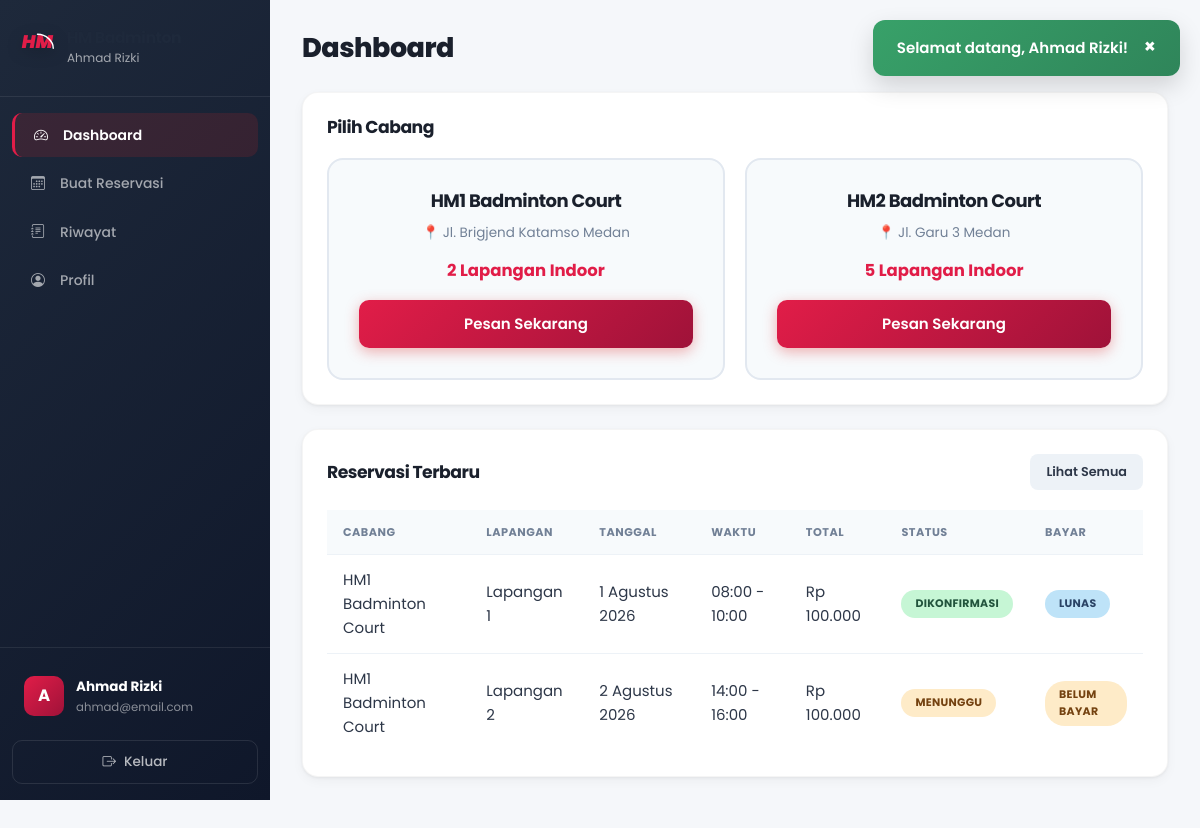
The app's page /pelanggan/dashboard.php (signed in) with its own data.
### tables this page shows
CREATE TABLE IF NOT EXISTS cabang (
    id INT AUTO_INCREMENT PRIMARY KEY,
    nama VARCHAR(100) NOT NULL COMMENT 'Nama cabang',
    alamat VARCHAR(255) NOT NULL COMMENT 'Alamat lengkap cabang',
    jumlah_lapangan INT NOT NULL DEFAULT 0 COMMENT 'Jumlah lapangan di cabang',
    no_telepon VARCHAR(20) DEFAULT NULL COMMENT 'Nomor telepon cabang',
    created_at TIMESTAMP DEFAULT CURRENT_TIMESTAMP,
    
    INDEX idx_nama (nama)
);

CREATE TABLE IF NOT EXISTS reservasi (
    id INT AUTO_INCREMENT PRIMARY KEY,
    user_id INT NOT NULL COMMENT 'ID pelanggan pemesan',
    lapangan_id INT NOT NULL COMMENT 'ID lapangan yang dipesan',
    tanggal DATE NOT NULL COMMENT 'Tanggal main',
    waktu_mulai TIME NOT NULL COMMENT 'Jam mulai bermain',
    waktu_selesai TIME NOT NULL COMMENT 'Jam selesai bermain',
    durasi_jam INT NOT NULL COMMENT 'Lama sewa dalam jam',
    total_harga INT NOT NULL COMMENT 'Total biaya',
    catatan TEXT COMMENT 'Catatan tambahan dari pelanggan',
    status ENUM('pending', 'confirmed', 'cancelled', 'completed') DEFAULT 'pending' 
        COMMENT 'pending=menunggu, confirmed=dikonfirmasi, cancelled=dibatalkan, completed=selesai',
    payment_status ENUM('unpaid', 'dp_paid', 'paid') DEFAULT 'unpaid'
        COMMENT 'Status pembayaran',
    total_dibayar INT DEFAULT 0 COMMENT 'Total yang sudah dibayar',
    created_at TIMESTAMP DEFAULT CURRENT_TIMESTAMP,
    updated_at TIMESTAMP DEFAULT CURRENT_TIMESTAMP ON UPDATE CURRENT_TIMESTAMP,
    
    FOREIGN KEY (user_id) REFERENCES users(id) ON DELETE CASCADE,
    FOREIGN KEY (lapangan_id) REFERENCES lapangan(id) ON DELETE CASCADE,
    
    INDEX idx_tanggal (tanggal),
    INDEX idx_status (status),
    INDEX idx_payment_status (payment_status),
    INDEX idx_user (user_id),
    INDEX idx_lapangan_tanggal (lapangan_id, tanggal)
);

CREATE TABLE IF NOT EXISTS lapangan (
    id INT AUTO_INCREMENT PRIMARY KEY,
    cabang_id INT NOT NULL COMMENT 'ID cabang pemilik lapangan',
    nama VARCHAR(50) NOT NULL COMMENT 'Nama lapangan (Lapangan 1, 2, dst)',
    tipe ENUM('indoor', 'outdoor') DEFAULT 'indoor' COMMENT 'Tipe lapangan',
    status ENUM('tersedia', 'perawatan', 'tidak_aktif') DEFAULT 'tersedia' COMMENT 'Status ketersediaan',
    
    FOREIGN KEY (cabang_id) REFERENCES cabang(id) ON DELETE CASCADE,
    INDEX idx_cabang (cabang_id),
    INDEX idx_status (status)
);

### config/functions.php (called while the page is built, shortened)
<?php
function getCabang() {
    $db = getDB();
    return $db->query("SELECT * FROM cabang ORDER BY id")->fetchAll();
}
function getReservasiByUser($user_id) {
    $db = getDB();
    $stmt = $db->prepare("SELECT r.*, l.nama as lapangan_nama, c.nama as cabang_nama, c.alamat
        FROM reservasi r
        JOIN lapangan l ON r.lapangan_id = l.id
        JOIN cabang c ON l.cabang_id = c.id
        WHERE r.user_id = ?
        ORDER BY r.created_at DESC");
    $stmt->execute([$user_id]);
    return $stmt->fetchAll();
}
function getStatusLabel($status) {
    $labels = [
        'pending' => 'Menunggu',
        'confirmed' => 'Dikonfirmasi',
        'cancelled' => 'Dibatalkan',
        'completed' => 'Selesai'
    ];
    return $labels[$status] ?? ucfirst($status);
}
function getStatusBadgeClass($status) {
    return 'badge-' . $status;
}
function getPaymentStatusLabel($status) {
    $labels = [
        'unpaid' => 'Belum Bayar',
        'dp_paid' => 'DP Dibayar',
        'paid' => 'Lunas'
    ];
    return $labels[$status] ?? ucfirst($status);
}
function getPaymentStatusBadgeClass($status) {
    $classes = [
        'unpaid' => 'badge-pending',
        'dp_paid' => 'badge-confirmed',
        'paid' => 'badge-completed'
    ];
    return $classes[$status] ?? 'badge-pending';
}
function formatRupiah($angka) {
    return 'Rp ' . number_format($angka, 0, ',', '.');
}
function formatTanggal($tanggal) {
    $bulan = ['','Januari','Februari','Maret','April','Mei','Juni','Juli','Agustus','September','Oktober','November','Desember'];
    $t = explode('-', substr($tanggal, 0, 10));
    return (int)$t[2] . ' ' . $bulan[(int)$t[1]] . ' ' . $t[0];
}
?>

### pelanggan/dashboard.php (the view, shortened to what this page needs)
<?php
$cabang = getCabang();
$reservasi = getReservasiByUser($_SESSION['user_id']);
require_once __DIR__ . '/../includes/header.php';
?>
<div class="dashboard-layout">
    <?php require_once __DIR__ . '/../includes/sidebar_pelanggan.php'; ?>
    <main class="main-content">
        <header class="page-header">
            <h1>Dashboard</h1>
            <p class="page-subtitle">Selamat datang, <?php echo htmlspecialchars($_SESSION['nama']); ?>!</p>
        </header>
        <div class="content-section">
            <h2>Pilih Cabang</h2>
            <div class="cabang-grid">
                <?php foreach ($cabang as $c): ?>
                <div class="cabang-card">
                    <h3><?php echo htmlspecialchars($c['nama']); ?></h3>
                    <p class="cabang-alamat">📍 <?php echo htmlspecialchars($c['alamat']); ?></p>
                    <p class="cabang-lapangan"><?php echo (int)$c['jumlah_lapangan']; ?> Lapangan Indoor</p>
                    <a href="<?php echo BASE_URL; ?>pelanggan/reservasi.php?cabang=<?php echo (int)$c['id']; ?>" class="btn btn-primary btn-full">
                        Pesan Sekarang
                    </a>
                </div>
                <?php endforeach; ?>
            </div>
        </div>
        <div class="content-section">
            <div class="section-header">
                <h2>Reservasi Terbaru</h2>
                <a href="<?php echo BASE_URL; ?>pelanggan/riwayat.php" class="btn btn-sm btn-secondary">Lihat Semua</a>
            </div>
            <?php if (empty($reservasi)): ?>
                <div class="empty-state">
                    <span>📋</span>
                    <p>Belum ada reservasi</p>
                    <a href="<?php echo BASE_URL; ?>pelanggan/reservasi.php" class="btn btn-primary">Buat Reservasi</a>
                </div>
            <?php else: ?>
            <div class="table-responsive">
                <table class="data-table">
                    <thead>
                        <tr><th>Cabang</th><th>Lapangan</th><th>Tanggal</th><th>Waktu</th><th>Total</th><th>Status</th><th>Bayar</th></tr>
                    </thead>
                    <tbody>
                        <?php foreach (array_slice($reservasi, 0, 5) as $r): ?>
                        <tr>
                            <td><?php echo htmlspecialchars($r['cabang_nama']); ?></td>
                            <td><?php echo htmlspecialchars($r['lapangan_nama']); ?></td>
                            <td><?php echo htmlspecialchars(formatTanggal($r['tanggal'])); ?></td>
                            <td><?php echo htmlspecialchars(substr($r['waktu_mulai'], 0, 5)); ?> - <?php echo htmlspecialchars(substr($r['waktu_selesai'], 0, 5)); ?></td>
                            <td><?php echo htmlspecialchars(formatRupiah($r['total_harga'])); ?></td>
                            <td><span class="badge <?php echo htmlspecialchars(getStatusBadgeClass($r['status'])); ?>"><?php echo htmlspecialchars(getStatusLabel($r['status'])); ?></span></td>
                            <td><span class="badge <?php echo htmlspecialchars(getPaymentStatusBadgeClass($r['payment_status'])); ?>"><?php echo htmlspecialchars(getPaymentStatusLabel($r['payment_status'])); ?></span></td>
                        </tr>
                        <?php endforeach; ?>
                    </tbody>
                </table>
            </div>
            <?php endif; ?>
        </div>
    </main>
</div>
<?php require_once __DIR__ . '/../includes/footer.php'; ?>

### assets/css/design-system.css (style rules this page uses)
:root { --primary: #E11D48; --primary-dark: #BE123C; --primary-light: #FFE4E6; --primary-50: #FFF1F2; --primary-100: #FFE4E6; --primary-200: #FECDD3; --primary-500: #F43F5E; --primary-600: #E11D48; --primary-700: #BE123C; --primary-800: #9F1239; --primary-900: #881337; --secondary: #0F172A; --secondary-dark: #020617; --secondary-light: #1E293B; --secondary-50: #F8FAFC; --secondary-100: #F1F5F9; --secondary-200: #E2E8F0; --secondary-300: #CBD5E1; --secondary-400: #94A3B8; --secondary-500: #64748B; --secondary-600: #475569; --secondary-700: #334155; --secondary-800: #1E293B; --secondary-900: #0F172A; --accent: #FFB300; --accent-dark: #D97706; --accent-light: #FEF3C7; --success: #16A34A; --success-light: #DCFCE7; --success-dark: #15803D; --warning: #F59E0B; --warning-light: #FEF3C7; --warning-dark: #D97706; --danger: #DC2626; --danger-light: #FEE2E2; --danger-dark: #B91C1C; --info: #2563EB; --info-light: #DBEAFE; --info-dark: #1D4ED8; --bg-body: #F8FAFC; --bg-surface: #FFFFFF; --bg-surface-hover: #F1F5F9; --bg-muted: #F1F5F9; --bg-overlay: rgba(15, 23, 42, 0.6); --text-primary: #1E293B; --text-secondary: #64748B; --text-muted: #94A3B8; --text-inverse: #FFFFFF; --text-link: #DC2626; --border: #E2E8F0; --border-light: #F1F5F9; --border-dark: #CBD5E1; --border-focus: #DC2626; --shadow-xs: 0 1px 2px rgba(0, 0, 0, 0.05); --shadow-sm: 0 1px 3px rgba(0, 0, 0, 0.06), 0 1px 2px rgba(0, 0, 0, 0.04); --shadow-md: 0 4px 6px -1px rgba(0, 0, 0, 0.07), 0 2px 4px -2px rgba(0, 0, 0, 0.05); --shadow-lg: 0 10px 15px -3px rgba(0, 0, 0, 0.08), 0 4px 6px -4px rgba(0, 0, 0, 0.04); --shadow-xl: 0 20px 25px -5px rgba(0, 0, 0, 0.1), 0 8px 10px -6px rgba(0, 0, 0, 0.04); --shadow-2xl: 0 25px 50px -12px rgba(0, 0, 0, 0.2); --shadow-primary: 0 4px 14px rgba(220, 38, 38, 0.35); --shadow-card: 0 1px 3px rgba(0, 0, 0, 0.06), 0 4px 12px rgba(0, 0, 0, 0.04); --radius-sm: 6px; --radius-md: 10px; --radius-lg: 14px; --radius-xl: 20px; --radius-2xl: 24px; --radius-full: 9999px; --space-1: 4px; --space-2: 8px; --space-3: 12px; --space-4: 16px; --space-5: 20px; --space-6: 24px; --space-8: 32px; --space-10: 40px; --space-12: 48px; --space-16: 64px; --space-20: 80px; --font-sans: 'Poppins', 'Inter', 'Nunito Sans', 'Segoe UI', system-ui, -apple-system, sans-serif; --font-mono: 'JetBrains Mono', 'Fira Code', 'Courier New', monospace; --fw-light: 300; --fw-regular: 400; --fw-medium: 500; --fw-semibold: 600; --fw-bold: 700; --fw-extrabold: 800; --fw-black: 900; --fs-caption: 0.75rem; --fs-small: 0.8125rem; --fs-body: 0.9375rem; --fs-body-lg: 1rem; --fs-nav: 0.9rem; --fs-button: 0.9375rem; --fs-h4: 1.125rem; --fs-h3: 1.25rem; --fs-h2: 1.5rem; --fs-h1: 2rem; --fs-display: 2.5rem; --fs-display-lg: 3.5rem; --lh-tight: 1.2; --lh-snug: 1.375; --lh-normal: 1.6; --lh-relaxed: 1.75; --ls-tight: -0.5px; --ls-normal: 0; --ls-wide: 0.5px; --ls-wider: 1px; --transition-fast: 0.15s ease; --transition-base: 0.2s ease; --transition-smooth: 0.3s cubic-bezier(0.4, 0, 0.2, 1); --transition-bounce: 0.4s cubic-bezier(0.16, 1, 0.3, 1); --z-dropdown: 50; --z-sticky: 100; --z-fixed: 200; --z-overlay: 300; --z-modal: 400; --z-popover: 500; --z-toast: 600; --gradient-primary: linear-gradient(135deg, #E11D48 0%, #9F1239 100%); --gradient-secondary: linear-gradient(135deg, #1E293B 0%, #0F172A 100%); --gradient-accent: linear-gradient(135deg, #FFB300 0%, #D97706 100%); --gradient-hero: linear-gradient(135deg, #E11D48 0%, #881337 100%); --gradient-sidebar: linear-gradient(180deg, #1E293B 0%, #0F172A 100%); --gradient-success: linear-gradient(135deg, #10B981, #047857); --gradient-danger: linear-gradient(135deg, #EF4444, #C084FC); }
*, *::before, *::after { box-sizing: border-box; }
html { scroll-behavior: smooth; -webkit-text-size-adjust: 100%; }
body { font-family: var(--font-sans); font-size: var(--fs-body); font-weight: var(--fw-regular); line-height: var(--lh-normal); color: var(--text-primary); background-color: var(--bg-body); -webkit-font-smoothing: antialiased; -moz-osx-font-smoothing: grayscale; }
h1, h2, h3, h4, h5, h6 { font-family: var(--font-sans); font-weight: var(--fw-bold); line-height: var(--lh-tight); letter-spacing: var(--ls-tight); color: var(--text-primary); }
h1, .h1 { font-size: var(--fs-h1); font-weight: var(--fw-extrabold); }
h2, .h2 { font-size: var(--fs-h2); font-weight: var(--fw-bold); }
h3, .h3 { font-size: var(--fs-h3); font-weight: var(--fw-bold); }

### records on screen
cabang: nama "HM1 Badminton Court", alamat "Jl. Brigjend Katamso Medan", jumlah_lapangan "2"
cabang: nama "HM2 Badminton Court", alamat "Jl. Garu 3 Medan", jumlah_lapangan "5"
reservasi: cabang.nama "HM1 Badminton Court", lapangan.nama "Lapangan 1", tanggal "1 Agustus 2026", waktu_mulai "08:00", waktu_selesai "10:00", total_harga "Rp 100.000", status "DIKONFIRMASI", payment_status "LUNAS"
reservasi: cabang.nama "HM1 Badminton Court", lapangan.nama "Lapangan 2", tanggal "2 Agustus 2026", waktu_mulai "14:00", waktu_selesai "16:00", total_harga "Rp 100.000", status "MENUNGGU", payment_status "BELUM BAYAR"

### other values on screen
$flash['message'] "Selamat datang, Ahmad Rizki!"
$_SESSION['nama'] "Ahmad Rizki"
substr($_SESSION['nama'], 0, 1) "A"
$_SESSION['email'] "ahmad@email.com"
